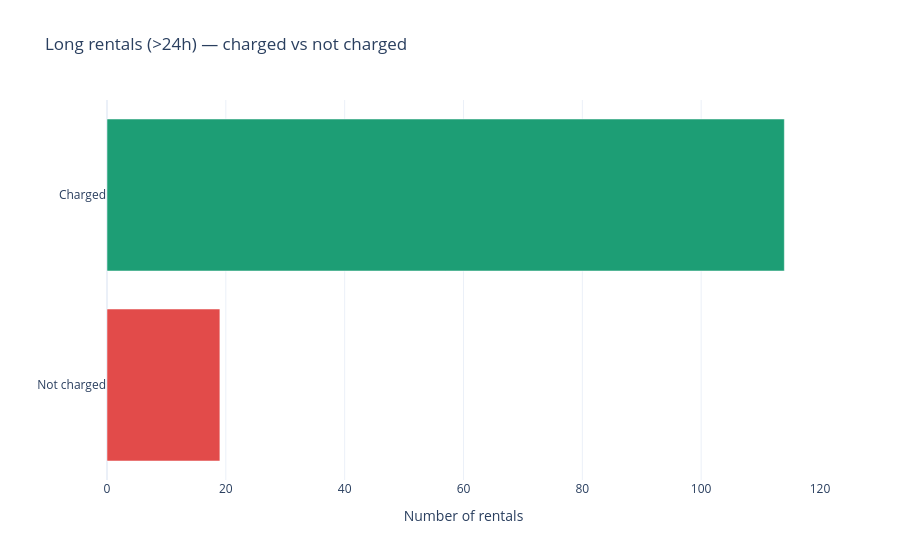

Source (notebook cell):
### Code cell
# Chart 3 — long rentals charged breakdown
long = df_clean[df_clean['duration_min'] > 1440]
long_charged = long['CHARGED'].map({1.0: 'Charged', 0.0: 'Not charged'}) \
                               .value_counts().reset_index()
long_charged.columns = ['charged', 'count']

fig3 = px.bar(
    long_charged,
    x='count',
    y='charged',
    orientation='h',
    title='Long rentals (>24h) — charged vs not charged',
    labels={'count': 'Number of rentals', 'charged': ''},
    color='charged',
    color_discrete_map={'Charged': '#1D9E75', 'Not charged': '#E24B4A'},
    template='plotly_white'
)
fig3.update_layout(showlegend=False)
fig3.show()

### Figure 1 — Plotly figure (JSON) as saved in the notebook; plotly's stock layout.template omitted (floating-point values rounded to 4 significant figures)
{"data": [{"alignmentgroup": "True", "hovertemplate": "=%{y}<br>Number of rentals=%{x}<extra></extra>", "legendgroup": "Charged", "marker": {"color": "#1D9E75", "pattern": {"shape": ""}}, "name": "Charged", "offsetgroup": "Charged", "orientation": "h", "showlegend": true, "textposition": "auto", "type": "bar", "x": [114], "xaxis": "x", "y": ["Charged"], "yaxis": "y"}, {"alignmentgroup": "True", "hovertemplate": "=%{y}<br>Number of rentals=%{x}<extra></extra>", "legendgroup": "Not charged", "marker": {"color": "#E24B4A", "pattern": {"shape": ""}}, "name": "Not charged", "offsetgroup": "Not charged", "orientation": "h", "showlegend": true, "textposition": "auto", "type": "bar", "x": [19], "xaxis": "x", "y": ["Not charged"], "yaxis": "y"}], "layout": {"barmode": "relative", "legend": {"title": {"text": ""}, "tracegroupgap": 0}, "showlegend": false, "title": {"text": "Long rentals (>24h) — charged vs not charged"}, "xaxis": {"anchor": "y", "domain": [0, 1], "title": {"text": "Number of rentals"}}, "yaxis": {"anchor": "x", "categoryarray": ["Not charged", "Charged"], "categoryorder": "array", "domain": [0, 1], "title": {"text": ""}}}}
